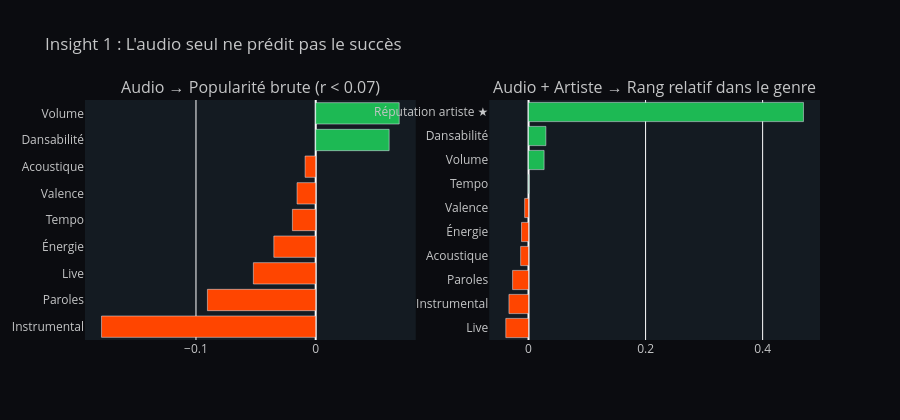

The notebook cell saved with this chart:
### Code cell
# ── GRAPHIQUE 1 : L'audio ne prédit pas — corrélations faibles ──────────────
AUDIO_LABELS = {
    'danceability':'Dansabilité','energy':'Énergie','loudness':'Volume',
    'speechiness':'Paroles','acousticness':'Acoustique',
    'instrumentalness':'Instrumental','liveness':'Live',
    'valence':'Valence','tempo':'Tempo'
}

corr_raw  = df[AUDIO].corrwith(df['popularity']).rename(AUDIO_LABELS).sort_values()
corr_rank = df[AUDIO + ['artist_reputation']].corrwith(df['pop_rank_in_genre'])
corr_rank = corr_rank.rename({**AUDIO_LABELS, 'artist_reputation': 'Réputation artiste ★'}).sort_values()

fig1 = make_subplots(rows=1, cols=2,
    subplot_titles=["Audio → Popularité brute (r < 0.07)",
                    "Audio + Artiste → Rang relatif dans le genre"])

fig1.add_trace(go.Bar(
    x=corr_raw.values, y=corr_raw.index, orientation='h',
    marker_color=['#ff4500' if v < 0 else '#1DB954' for v in corr_raw],
    name='Popularité brute'
), row=1, col=1)

fig1.add_trace(go.Bar(
    x=corr_rank.values, y=corr_rank.index, orientation='h',
    marker_color=['#ff4500' if v < 0 else '#1DB954' for v in corr_rank],
    name='Rang relatif'
), row=1, col=2)

fig1.update_layout(height=420, showlegend=False,
    title_text="Insight 1 : L'audio seul ne prédit pas le succès",
    paper_bgcolor='#0b0c10', plot_bgcolor='#141b22', font_color='#c5c6c7')
fig1.show()

### Figure 1 — Plotly figure (JSON) as saved in the notebook; plotly's stock layout.template omitted (floating-point values rounded to 4 significant figures)
{"data": [{"marker": {"color": ["#ff4500", "#ff4500", "#ff4500", "#ff4500", "#ff4500", "#ff4500", "#ff4500", "#1DB954", "#1DB954"]}, "name": "Popularité brute", "orientation": "h", "type": "bar", "x": [-0.1789, -0.09043, -0.05207, -0.03498, -0.01945, -0.01558, -0.008862, 0.06133, 0.06973], "xaxis": "x", "y": ["Instrumental", "Paroles", "Live", "Énergie", "Tempo", "Valence", "Acoustique", "Dansabilité", "Volume"], "yaxis": "y"}, {"marker": {"color": ["#ff4500", "#ff4500", "#ff4500", "#ff4500", "#ff4500", "#ff4500", "#1DB954", "#1DB954", "#1DB954", "#1DB954"]}, "name": "Rang relatif", "orientation": "h", "type": "bar", "x": [-0.03886, -0.03347, -0.02724, -0.01348, -0.01198, -0.006631, 0.0009264, 0.0266, 0.02966, 0.4697], "xaxis": "x2", "y": ["Live", "Instrumental", "Paroles", "Acoustique", "Énergie", "Valence", "Tempo", "Volume", "Dansabilité", "Réputation artiste ★"], "yaxis": "y2"}], "layout": {"annotations": [{"font": {"size": 16}, "showarrow": false, "text": "Audio → Popularité brute (r < 0.07)", "x": 0.225, "xanchor": "center", "xref": "paper", "y": 1.0, "yanchor": "bottom", "yref": "paper"}, {"font": {"size": 16}, "showarrow": false, "text": "Audio + Artiste → Rang relatif dans le genre", "x": 0.775, "xanchor": "center", "xref": "paper", "y": 1.0, "yanchor": "bottom", "yref": "paper"}], "font": {"color": "#c5c6c7"}, "height": 420, "paper_bgcolor": "#0b0c10", "plot_bgcolor": "#141b22", "showlegend": false, "title": {"text": "Insight 1 : L'audio seul ne prédit pas le succès"}, "xaxis": {"anchor": "y", "domain": [0.0, 0.45]}, "xaxis2": {"anchor": "y2", "domain": [0.55, 1.0]}, "yaxis": {"anchor": "x", "domain": [0.0, 1.0]}, "yaxis2": {"anchor": "x2", "domain": [0.0, 1.0]}}}
